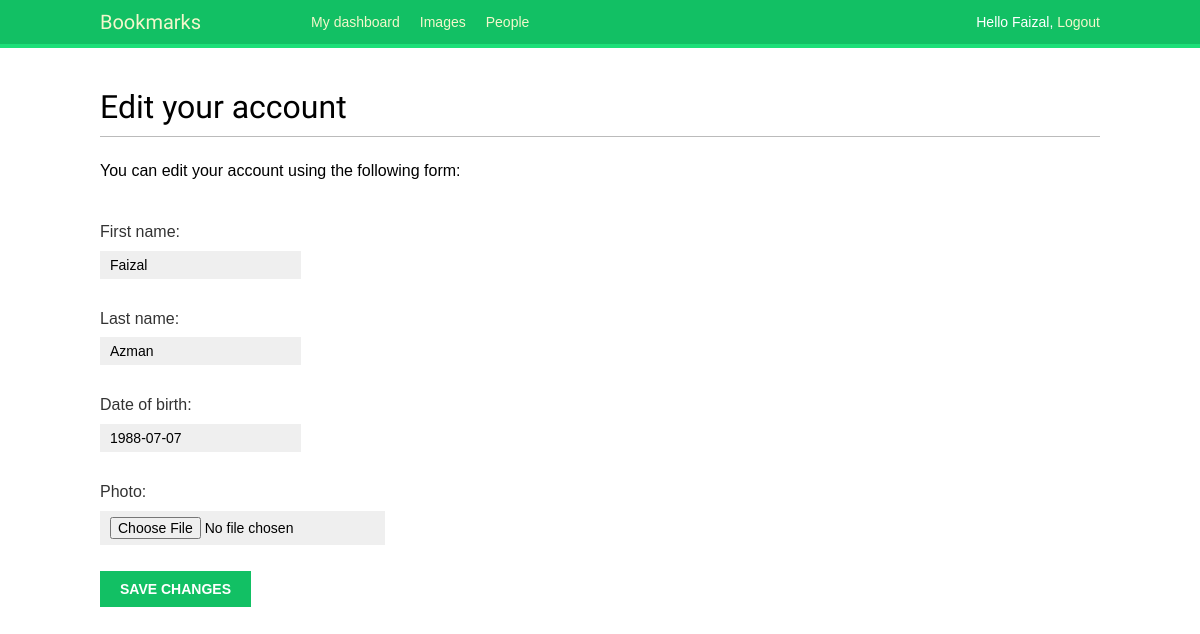
Before: /account/edit/ (signed in) with the older database file.
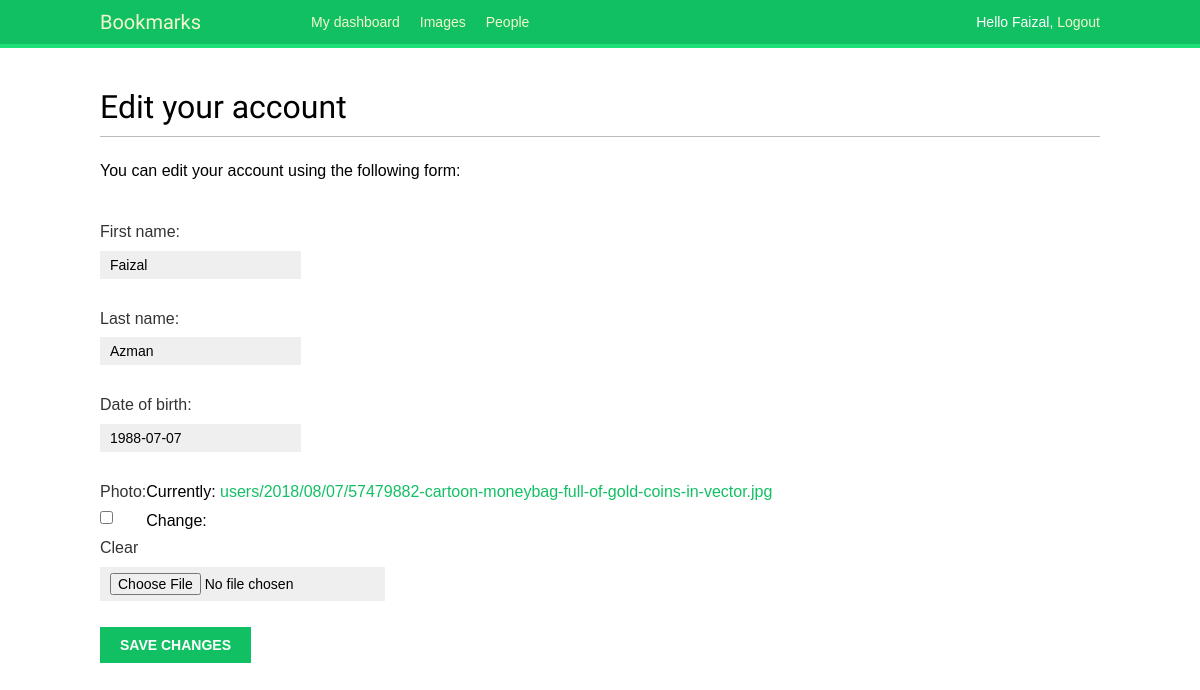
After: the same page with the newer database file.
### account/models.py (models this page shows, shortened)
class Profile(models.Model):
    user = models.OneToOneField(settings.AUTH_USER_MODEL,
                                on_delete = models.CASCADE)
    date_of_birth = models.DateField(blank = True, null = True)
    photo = models.ImageField(upload_to = 'users/%Y/%m/%d/',
                              blank = True)

### account/views.py (the view)
# urls.py: path('edit/', views.edit, name='edit'),
@login_required
def edit(request):
    if request.method == 'POST':
        user_form = UserEditForm(instance=request.user,
                                 data=request.POST)
        profile_form = ProfileEditForm(instance=request.user.profile,
                                       data=request.POST,
                                       files=request.FILES)
        if user_form.is_valid() and profile_form.is_valid():
            user_form.save()
            profile_form.save()
            messages.success(request, 'Profile updated successfully')
        else:
            messages.error(request, 'Error updating your profile')
    else:
        user_form = UserEditForm(instance=request.user)
        profile_form = ProfileEditForm(instance=request.user.profile)
    return render(request,
                  'account/edit.html',
                  {'user_form': user_form,
                   'profile_form': profile_form})

### account/forms.py
class UserEditForm(forms.ModelForm):
    class Meta:
        model = User
        fields = ('first_name', 'last_name',)

class ProfileEditForm(forms.ModelForm):
    class Meta:
        model = Profile
        fields = ('date_of_birth', 'photo')

### account/templates/account/edit.html (shortened to what this page needs)
{% extends "base.html" %}
{% block content %}
    <h1>Edit your account</h1>
    <p>You can edit your account using the following form:</p>
    <form action="." method="post" enctype="multipart/form-data">
        {{ user_form.as_p }}
        {{ profile_form.as_p }}
        <p><input type="submit" value="Save changes"></p>
    </form>
{% endblock %}

Changed rows visible on the page:
now on this page (row edited): Profile: date_of_birth "1988-07-07"
Other visible differences:
form field as_p: (not shown) → "☐"
form field date_of_birth: "1988-07-07" → (not shown)
text no longer shown: "Date of birth: Photo:"
text now shown: "Date of birth: Photo: Currently: users/2018/08/07/57479882-cartoon-moneybag-full-of-gold-coins-in-vector.jpg Clear Change:"
